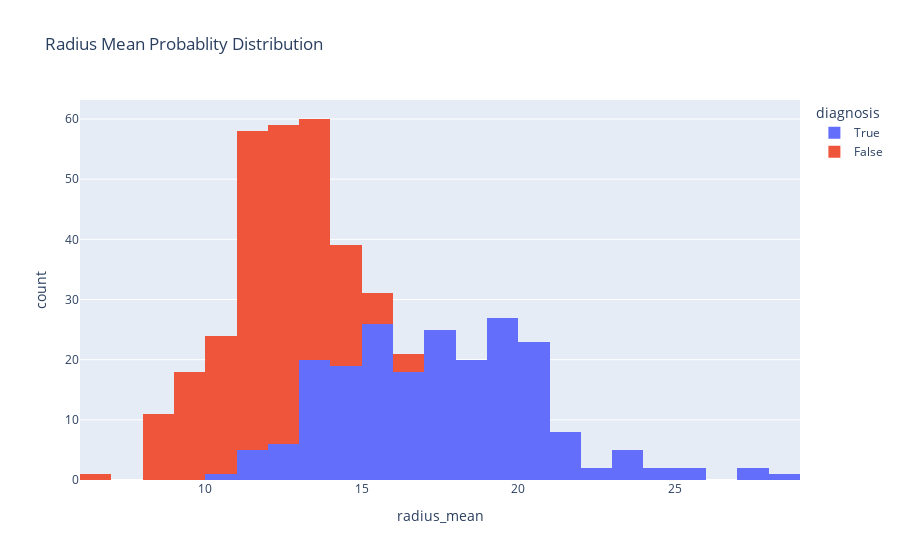

Notebook code for this chart:
### Code cell
px.histogram(data_frame=train_data , x = "radius_mean",color="diagnosis",title="Radius Mean Probablity Distribution")

### Figure 1 — Plotly figure (JSON) as saved in the notebook; plotly's stock layout.template omitted (floating-point values rounded to 4 significant figures; data arrays with more than 128 entries replaced by an {"elided": "..."} marker saying what was removed)
{"data": [{"alignmentgroup": "True", "bingroup": "x", "hovertemplate": "diagnosis=True<br>radius_mean=%{x}<br>count=%{y}<extra></extra>", "legendgroup": "True", "marker": {"color": "#636efa"}, "name": "True", "offsetgroup": "True", "orientation": "v", "showlegend": true, "type": "histogram", "x": {"elided": "212 float values"}, "xaxis": "x", "yaxis": "y"}, {"alignmentgroup": "True", "bingroup": "x", "hovertemplate": "diagnosis=False<br>radius_mean=%{x}<br>count=%{y}<extra></extra>", "legendgroup": "False", "marker": {"color": "#EF553B"}, "name": "False", "offsetgroup": "False", "orientation": "v", "showlegend": true, "type": "histogram", "x": {"elided": "227 float values"}, "xaxis": "x", "yaxis": "y"}], "layout": {"barmode": "relative", "legend": {"title": {"text": "diagnosis"}, "tracegroupgap": 0}, "title": {"text": "Radius Mean Probablity Distribution"}, "xaxis": {"anchor": "y", "domain": [0, 1], "title": {"text": "radius_mean"}}, "yaxis": {"anchor": "x", "domain": [0, 1], "title": {"text": "count"}}}}
